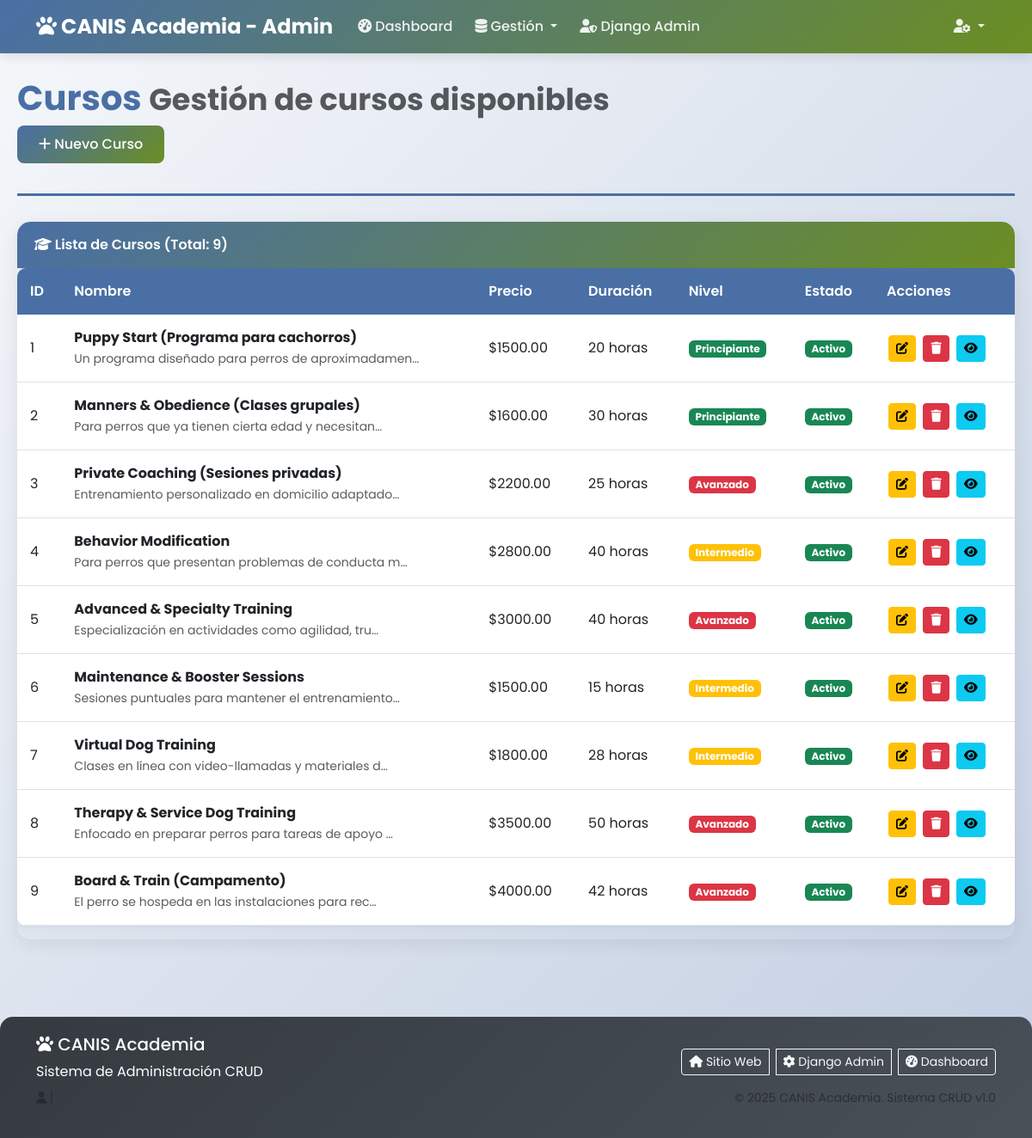
/gestion/cursos/, run on the app's committed database.
### app_Entrenamiento_Canino/models.py (models this page shows, shortened)
class Curso(models.Model):
    nombre = models.CharField(max_length=100)
    descripcion = models.TextField()
    precio = models.DecimalField(max_digits=10, decimal_places=2)
    duracion = models.IntegerField(help_text="Duración en horas")
    nivel = models.CharField(max_length=20, choices=[
        ('principiante', 'Principiante'),
        ('intermedio', 'Intermedio'),
        ('avanzado', 'Avanzado')
    ])
    imagen = models.ImageField(upload_to='cursos/', null=True, blank=True)
    activo = models.BooleanField(default=True)
    fecha_creacion = models.DateTimeField(auto_now_add=True)
    class Meta:
        verbose_name = "Curso"
        verbose_name_plural = "Cursos"

### app_Entrenamiento_Canino/views.py (the view)
# urls.py: path('gestion/cursos/', views.ver_cursos, name='ver_cursos'),       # <--- CAMBIO AQUÍ
def ver_cursos(request):
    cursos = Curso.objects.all()
    return render(request, 'admin/crud/cursos/listar.html', {'cursos': cursos})

### app_Entrenamiento_Canino/templates/admin/crud/cursos/listar.html (shortened to what this page needs)
{% extends "admin/crud/base_crud.html" %}
{% block page_title %}Cursos{% endblock %}
{% block page_subtitle %}Gestión de cursos disponibles{% endblock %}
{% block page_actions %}
<a href="{% url 'agregar_curso' %}" class="admin-btn-primary">
    <i class="fas fa-plus"></i> Nuevo Curso
</a>
{% endblock %}
{% block card_icon %}graduation-cap{% endblock %}
{% block card_title %}Lista de Cursos (Total: {{ cursos|length }}){% endblock %}
{% block card_content %}
{% if cursos %}
<div class="table-responsive">
    <table class="table admin-table">
        <thead>
            <tr>
                <th>ID</th>
                <th>Nombre</th>
                <th>Precio</th>
                <th>Duración</th>
                <th>Nivel</th>
                <th>Estado</th>
                <th>Acciones</th>
            </tr>
        </thead>
        <tbody>
            {% for curso in cursos %}
            <tr>
                <td>{{ curso.id }}</td>
                <td>
                    <strong>{{ curso.nombre }}</strong><br>
                    <small class="text-muted">{{ curso.descripcion|truncatechars:50 }}</small>
                </td>
                <td>${{ curso.precio }}</td>
                <td>{{ curso.duracion }} horas</td>
                <td>
                    <span class="badge
                        {% if curso.nivel == 'principiante' %}bg-success
                        {% elif curso.nivel == 'intermedio' %}bg-warning
                        {% else %}bg-danger
                        {% endif %}">
                        {{ curso.nivel|title }}
                    </span>
                </td>
                <td>
                    {% if curso.activo %}
                    <span class="badge bg-success">Activo</span>
                    {% else %}
                    <span class="badge bg-secondary">Inactivo</span>
                    {% endif %}
                </td>
                <td class="action-buttons">
                    <a href="{% url 'actualizar_curso' curso.id %}" class="btn btn-warning btn-sm" title="Editar">
                        <i class="fas fa-edit"></i>
                    </a>
                    <a href="{% url 'borrar_curso' curso.id %}" class="btn btn-danger btn-sm btn-confirm-delete" title="Eliminar">
                        <i class="fas fa-trash"></i>
                    </a>
                    <a href="#" class="btn btn-info btn-sm" title="Ver Detalles">
                        <i class="fas fa-eye"></i>
                    </a>
                </td>
            </tr>
            {% endfor %}
        </tbody>
    </table>
</div>
{% endif %}
{% endblock %}

### app_Entrenamiento_Canino/templates/admin/base_panel.html (style rules this page uses)
:root { --primary-color: #4A6FA5; --secondary-color: #6B8E23; --accent-color: #FF914D; --light-color: #F8F9FA; --dark-color: #343A40; }
body { font-family: 'Poppins', sans-serif; background: linear-gradient(135deg, #f5f7fa 0%, #c3cfe2 100%); min-height: 100vh; padding-top: 70px; }
.admin-table { border-radius: 10px; overflow: hidden; box-shadow: 0 2px 10px rgba(0,0,0,0.05); }
.admin-table thead th { background-color: var(--primary-color); color: white; border: none; font-weight: 600; padding: 15px; }
.admin-table tbody td { padding: 15px; vertical-align: middle; }
.admin-btn-primary { background: linear-gradient(135deg, var(--primary-color) 0%, var(--secondary-color) 100%); border: none; padding: 10px 25px; border-radius: 8px; font-weight: 500; color: white; transition: all 0.3s; text-decoration: none; display: inline-block; }
.action-buttons .btn { margin: 2px; }

### data on the page
Curso: id "1", nombre "Puppy Start (Programa para cachorros)", descripcion "Un programa diseñado para perros de aproximadamen…", precio "1500.00", duracion "20", nivel "Principiante", activo "Activo"
Curso: id "2", nombre "Manners & Obedience (Clases grupales)", descripcion "Para perros que ya tienen cierta edad y necesitan…", precio "1600.00", duracion "30", nivel "Principiante", activo "Activo"
Curso: id "3", nombre "Private Coaching (Sesiones privadas)", descripcion "Entrenamiento personalizado en domicilio adaptado…", precio "2200.00", duracion "25", nivel "Avanzado", activo "Activo"
Curso: id "4", nombre "Behavior Modification", descripcion "Para perros que presentan problemas de conducta m…", precio "2800.00", duracion "40", nivel "Intermedio", activo "Activo"
Curso: id "5", nombre "Advanced & Specialty Training", descripcion "Especialización en actividades como agilidad, tru…", precio "3000.00", duracion "40", nivel "Avanzado", activo "Activo"
Curso: id "6", nombre "Maintenance & Booster Sessions", descripcion "Sesiones puntuales para mantener el entrenamiento…", precio "1500.00", duracion "15", nivel "Intermedio", activo "Activo"
Curso: id "7", nombre "Virtual Dog Training", descripcion "Clases en línea con video-llamadas y materiales d…", precio "1800.00", duracion "28", nivel "Intermedio", activo "Activo"
Curso: id "8", nombre "Therapy & Service Dog Training", descripcion "Enfocado en preparar perros para tareas de apoyo …", precio "3500.00", duracion "50", nivel "Avanzado", activo "Activo"
Curso: id "9", nombre "Board & Train (Campamento)", descripcion "El perro se hospeda en las instalaciones para rec…", precio "4000.00", duracion "42", nivel "Avanzado", activo "Activo"

### other printed values
{{ cursos|length }} "9"
